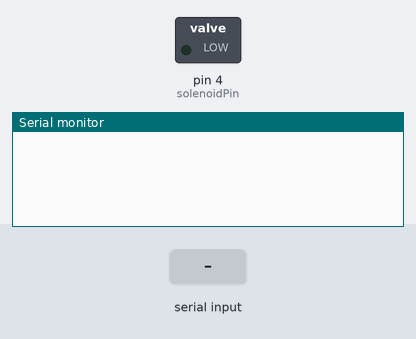
Recording of a sketch running on a simulated Arduino Uno, built with avr-gcc and run on an emulated ATmega328P. On the bench: switched loads named in the sketch (green lamp = pin HIGH), the last lines printed to the serial monitor. The inputs (shaded band) are chosen by the test bench.

Above: at 1.2 s.
1.3 s: "$\n" received over Serial
At 1.7 s:
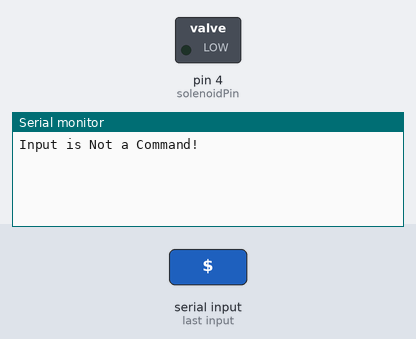
2.8 s: "S\n" received over Serial
At 4.0 s:
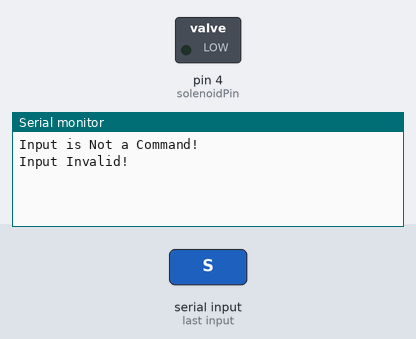

The sketch:

mini_solenoid_ARD.ino
```cpp
#include <Arduino.h>

String inputData = "";

int solenoidPin = 4;
bool signal = false;


void setup() {
  // put your setup code here, to run once:
  pinMode(solenoidPin, OUTPUT);
  Serial.begin(115200);
}
bool ReceiveData(){
  while(Serial.available() > 0){
    inputData = Serial.readStringUntil('\n');
    inputData.trim(); //remove white space
    return true;
  }
  return false;
}
/***
PLACE FUNCTIONS BELOW HERE
***/
void loop() {
  if(ReceiveData()){
    if(inputData[0] == '$'){
      if(inputData[1] == 'S'){ //start (starts the process)
        signal = true;
        Serial.println("magneto picking up");
      }else if(inputData[1] == 'W'){ // wait (standby mode -> idk)
        //wait function
      }else if(inputData[1] == 'K'){ // kill (stop current process)
        signal = false;
        Serial.println("magneto dropping");
      }else if(inputData[1] == 'D'){ // debug function
        //debug function
      }else{
        Serial.println("Input is Not a Command!");
      }
    }else{
      Serial.println("Input Invalid!");
    }
  }

  //solenoid signal send -> needed for solenoid to keep holding while
  //dexarm moves
  if(signal){
    //when low level sent relay connects to solenoid circuit for seperate 4 relay module
    //when HIGH sent to 4 relay sheild NO to C connection established
    digitalWrite(solenoidPin, HIGH);
    // digitalWrite(fanSignal, HIGH);
  }else{
    digitalWrite(solenoidPin, LOW);
  }

  //fan signal to turn off and on
  // unsigned long currentMillis = millis();
  // if(currentMillis - fanTime >= 5000){
  //   digitalWrite(fanSignal, LOW);
  // }
}
```

Measured:
- after the input at 1.3 s, the serial monitor: prints a new line at once (image 1)
- after the input at 2.8 s, the serial monitor: prints a new line at once (image 2)
